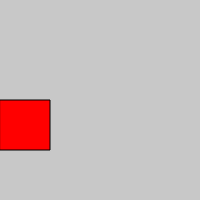
Frame 1 (no input)
Frame 60 (no input): identical to frame 1, image omitted
Frame 120 (the mouse pressed at the canvas centre since frame 60): identical to frame 1, image omitted

The p5.js sketch that drew this single still picture (run headless with seeded random() and noise() and a simulated clock; from frame 60 on, the mouse is pressed at the canvas centre):

// p5.js sketch
// ── sketch.js
var canvas;
var bgColor;
var button1, button2, button3;
function setup() {
    canvas = createCanvas(200, 200);
    bgColor = color(200);
    button1 = createButton("Button 1");
    button2 = createButton("Button 2");
    button1.mousePressed(changeColor);
    button2.mousePressed(changeColor);
}

function changeColor() {
    bgColor = color(random(255));
}

// function mousePressed() {
//     changeColor();
//
// }

function draw() {
    // clear();
  background(bgColor);
  fill(255, 0, 0);
  rect(0, 100, 50, 50);

}
